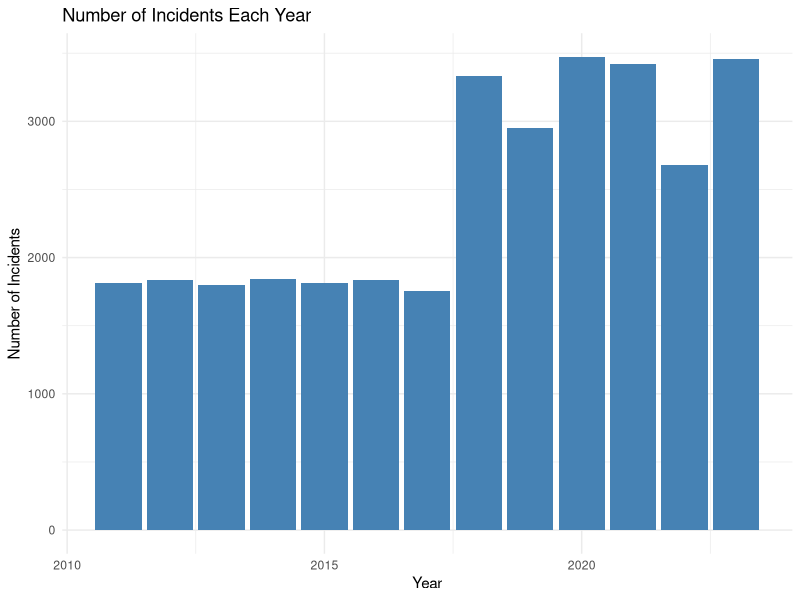
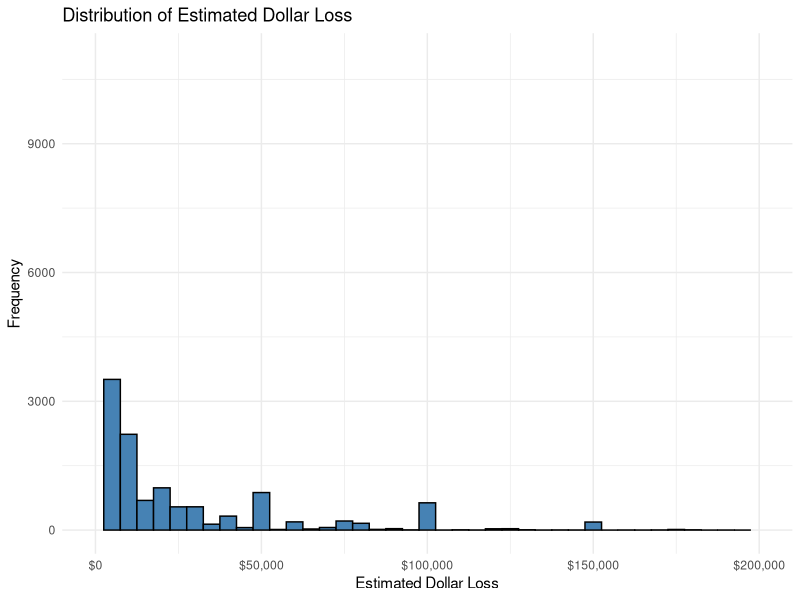
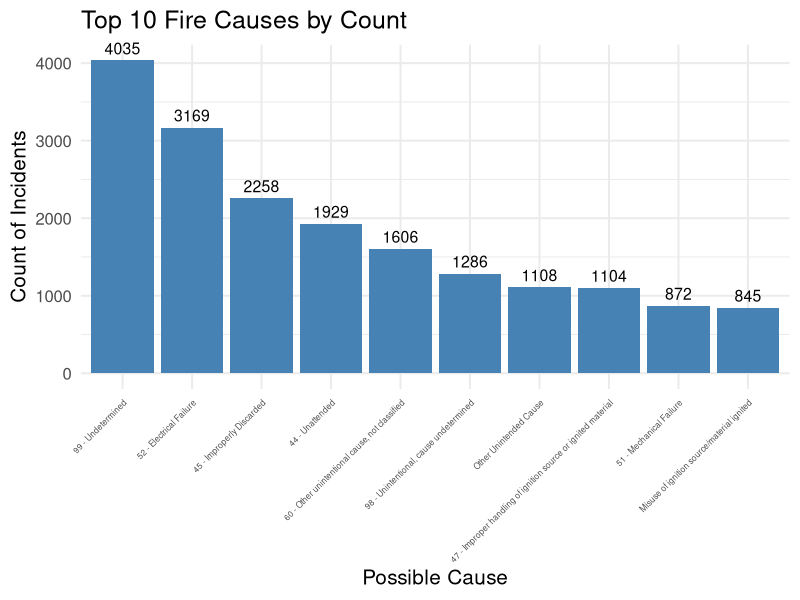
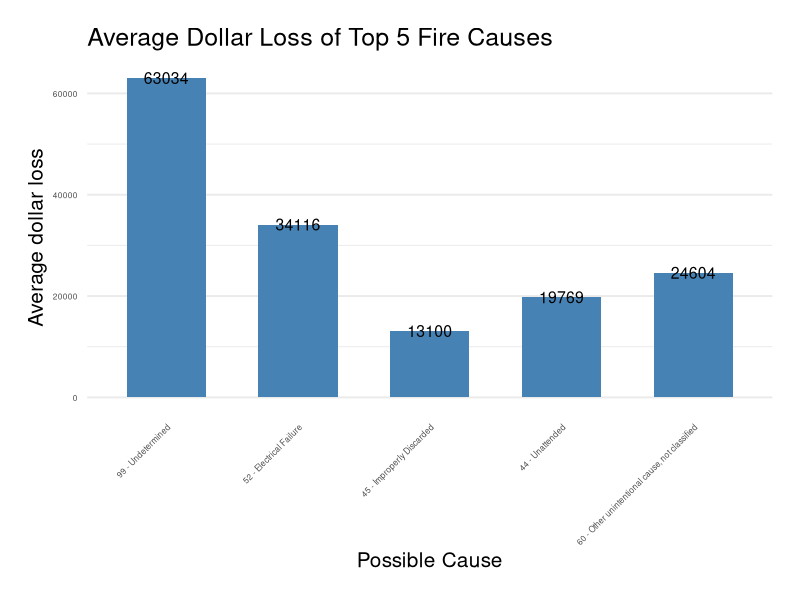
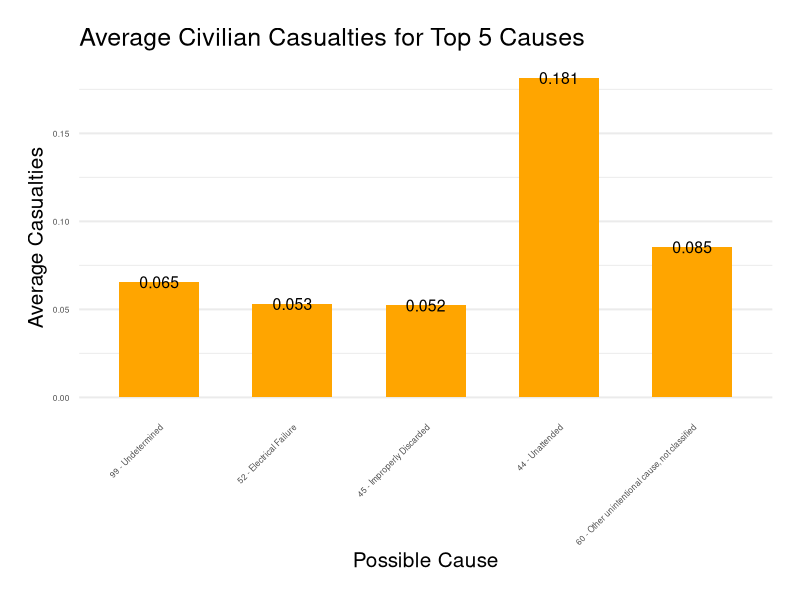
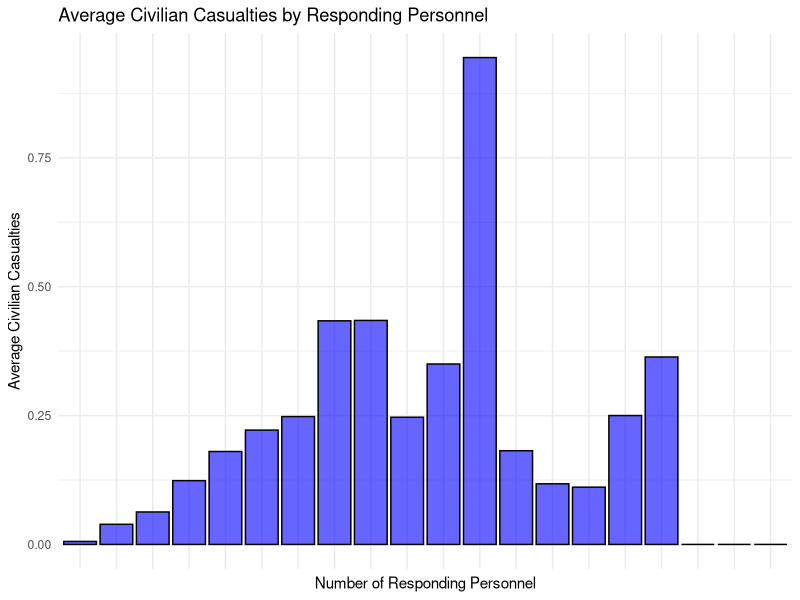
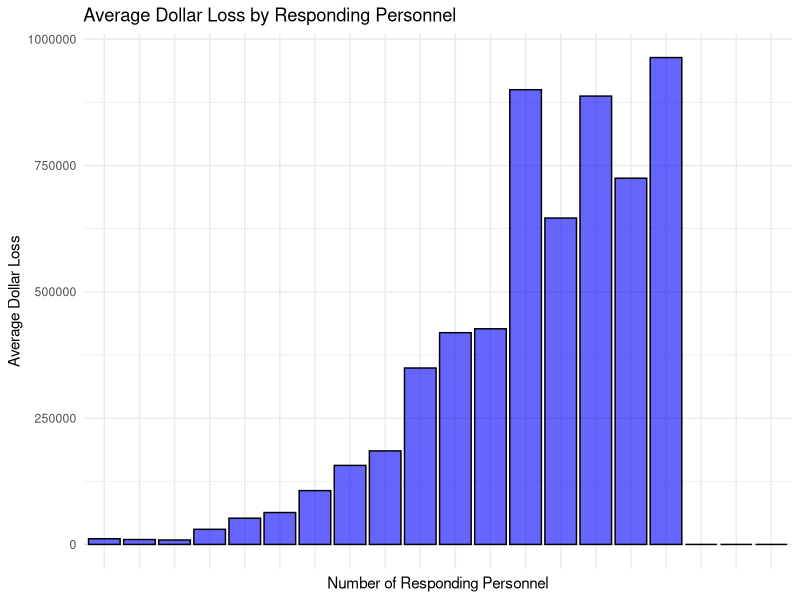

Source code (R) for these figures, in order:
## ---- chunk 1
#| include: false
#| warning: false
#| message: false

library(tidyverse)

#load data
#general data
analysis_data = read_csv(here::here("data/analysis_data/fire_incidents_data_general.csv"))

# date for comparison of dollar loss vs number responding personnel
analysis_data_personnel_dollarloss = read_csv(here::here("data/analysis_data/fire_incidents_data_respondPersonnel_Dollar_loss.csv"))

#data for time of event 
analysis_data_year = read_csv(here::here("data/analysis_data/fire_incidents_data_time.csv"))

# data for dollar loss
analysis_data_dollar_loss = read_csv(here::here("data/analysis_data/fire_incidents_data_dollar_loss.csv"))

# data for causes
analysis_data_cause = read_csv(here::here("data/analysis_data/fire_incidents_data_possible_cause.csv"))

# data for the graph that list average dollar loss and Civilian Casualties for each possible cause
analysis_data_cause_compare = read_csv(here::here("data/analysis_data/fire_incidents_data_cause_compare.csv"))

# data for Civilian_Casualties vs responding personnel graph
analysis_data_personnel_casualties = read_csv(here::here("data/analysis_data/fire_incidents_data_respondPersonnel_Casualties.csv"))
## ---- chunk 2
#| label: fig-years
#| fig-cap: Number of incidents recorded each year
#| echo: false
#| include: true
#| warning: false


# Count the number of incidents for each year
yearly_counts <- analysis_data_year %>%
  group_by(Year) %>%
  summarise(Incident_Count = n())

# Plot the number of incidents for each year
ggplot(yearly_counts, aes(x = Year, y = Incident_Count)) +
  geom_bar(stat = "identity", fill = "steelblue") +
  theme_minimal() +
  labs(title = "Number of Incidents Each Year",
       x = "Year",
       y = "Number of Incidents") 
## ---- chunk 3
#| label: fig-dollar-loss
#| fig-cap: Distribution of Estimated Dollar Loss
#| include: true
#| echo: false
#| warning: false
#| message: false


# Create a histogram of the Estimated_Dollar_Loss variable
ggplot(analysis_data_dollar_loss, aes(x = Estimated_Dollar_Loss)) +
  geom_histogram(binwidth = 5000, fill = "steelblue", color = "black") +
  theme_minimal() +
  labs(title = "Distribution of Estimated Dollar Loss",
       x = "Estimated Dollar Loss",
       y = "Frequency") +
  scale_x_continuous(labels = scales::dollar, limits = c(0, 200000))
## ---- chunk 4
#| label: fig-causes
#| fig-cap: Count of incidents for each cause
#| include: true
#| echo: false
#| warning: false
#| message: false

# select relevant column, remove missing entries 
analysis_cause = analysis_data %>% select(Possible_Cause) %>% drop_na()

# Count occurrences of each fire cause
fire_cause_counts <- analysis_cause %>%
  group_by(Possible_Cause) %>%
  summarise(Count = n()) %>%
  arrange(desc(Count))  # Sort in descending order

top_fire_causes <- fire_cause_counts %>%
  top_n(10, Count)

# Create a graph displaying the counts as numbers
ggplot(top_fire_causes, aes(x = reorder(Possible_Cause, -Count), y = Count)) +
  geom_bar(stat = "identity", fill = "steelblue") +  # Create bars
  geom_text(aes(label = Count), vjust = -0.5, size = 4, color = "black") +  # Add count labels
  theme_minimal(base_size = 15) +  # Increase base font size for readability
  labs(title = "Top 10 Fire Causes by Count",
       x = "Possible Cause",
       y = "Count of Incidents") +
  theme(axis.text.x = element_text(angle = 45, hjust = 1, size = 6)) +  
  coord_cartesian(clip = "off")  # Allow labels to be displayed outside the plot area
## ---- chunk 5
#| label: fig-cause-compare-dollar
#| fig-cap: Compare cause with dollar loss 
#| include: true
#| echo: false
#| warning: false
#| message: false


top_fire_causes <- analysis_data_cause_compare %>%
  top_n(5, Count)

ggplot(top_fire_causes, aes(x = reorder(Possible_Cause, -Count), y = Avg_Dollar_Loss)) +
  geom_bar(stat = "identity", fill = "steelblue", width = 0.6) +  # Adjust bar width
  geom_text(aes(label = round(Avg_Dollar_Loss)), size = 4, color = "black") +  # Add count labels
  theme_minimal(base_size = 15) +  # Increase base font size for readability
  labs(title = "Average Dollar Loss of Top 5 Fire Causes",
       x = "Possible Cause",
       y = "Average dollar loss") +
  theme(axis.text.x = element_text(angle = 45, hjust = 1, size = 6),  # Rotate x-axis labels
        axis.text.y = element_text(size = 6),  # Increase y-axis text size
        plot.margin = margin(t = 20, r = 20, b = 20, l = 20),  # Add margins
        panel.grid.major.x = element_blank())  # Remove grid lines

## ---- chunk 6
#| label: fig-cause-compare-casualties
#| fig-cap: Compare cause with civilian casualties
#| include: true
#| echo: false
#| warning: false
#| message: false


ggplot(top_fire_causes, aes(x = reorder(Possible_Cause, -Count), y = Avg_Civilian_Casualties)) +
  geom_bar(stat = "identity", fill = "orange", width = 0.6) +  # Adjust bar width
  geom_text(aes(label = round(Avg_Civilian_Casualties, 3)), size = 4, color = "black") +  # Add average casualties labels
  theme_minimal(base_size = 15) +  # Increase base font size for readability
  labs(title = "Average Civilian Casualties for Top 5 Causes",
       x = "Possible Cause",
       y = "Average Casualties") +
  theme(axis.text.x = element_text(angle = 45, hjust = 1, size = 6),  # Rotate x-axis labels
        axis.text.y = element_text(size = 6),  # Increase y-axis text size
        plot.margin = margin(t = 20, r = 20, b = 20, l = 20),  # Add margins
        panel.grid.major.x = element_blank())  # Remove grid lines
## ---- chunk 7
#| label: fig-personnel-compare-casualties
#| fig-cap: Compare responding personnel with civilian casualties
#| include: true
#| echo: false
#| warning: false
#| message: false
#| console: false

# 25769 observations
# Create bins for Number of Responding Personnel (0-10, 11-20, etc.)
analysis_data_personnel_casualties_hist <- analysis_data_personnel_casualties %>%
  mutate(Personnel_Bin = cut(Number_of_responding_personnel, 
                              breaks = seq(0, max(analysis_data_personnel_casualties$Number_of_responding_personnel, na.rm = TRUE), by = 10), 
                              right = FALSE, 
                              include.lowest = TRUE))

# Calculate average dollar loss for each personnel bin
analysis_data_personnel_casualties_hist  <-analysis_data_personnel_casualties_hist  %>%
  group_by(Personnel_Bin) %>%
  summarise(Average_Civilian_Casualties = ifelse(n() < 10, 0, mean(Civilian_Casualties, na.rm = TRUE)), Count = n()) %>%
  slice(1:20) # select only 20 bars

# Create a histogram of average dollar loss by personnel bin
ggplot(analysis_data_personnel_casualties_hist, aes(x = Personnel_Bin, y = Average_Civilian_Casualties)) +
  geom_col(fill = 'blue', color = 'black', alpha = 0.6) +  # Use geom_col() instead of geom_bar()
  labs(
    title = "Average Civilian Casualties by Responding Personnel",
    x = "Number of Responding Personnel",
    y = "Average Civilian Casualties"
  ) +
  theme_minimal() +
  theme(axis.text.x = element_blank())
## ---- chunk 8
#| label: fig-personnel-compare-dollar-loss
#| fig-cap: Compare dollar loss with civilian casualties
#| include: true
#| echo: false
#| warning: false
#| message: false

# 23449 observations
# Create bins for Number of Responding Personnel (0-10, 11-20, etc.)
analysis_data_personnel_dollarloss_hist <- analysis_data_personnel_dollarloss %>%
  mutate(Personnel_Bin = cut(Number_of_responding_personnel, 
                              breaks = seq(0, max( analysis_data_personnel_dollarloss$Number_of_responding_personnel, na.rm = TRUE), by = 10), 
                              right = FALSE, 
                              include.lowest = TRUE))

# Calculate average dollar loss for each personnel bin
analysis_data_personnel_dollarloss_hist  <-analysis_data_personnel_dollarloss_hist  %>%
  group_by(Personnel_Bin) %>%
  summarise(Average_Dollar_Loss = ifelse(n() < 10, 0, mean(Estimated_Dollar_Loss, na.rm = TRUE)), Count = n()) %>%
  slice(1:20) # select only 20 bars

# Create a histogram of average dollar loss by personnel bin
ggplot(analysis_data_personnel_dollarloss_hist, aes(x = Personnel_Bin, y = Average_Dollar_Loss)) +
  geom_col(fill = 'blue', color = 'black', alpha = 0.6) +  # Use geom_col() instead of geom_bar()
  labs(
    title = "Average Dollar Loss by Responding Personnel",
    x = "Number of Responding Personnel",
    y = "Average Dollar Loss"
  ) +
  theme_minimal() +
  theme(axis.text.x = element_blank()) 
